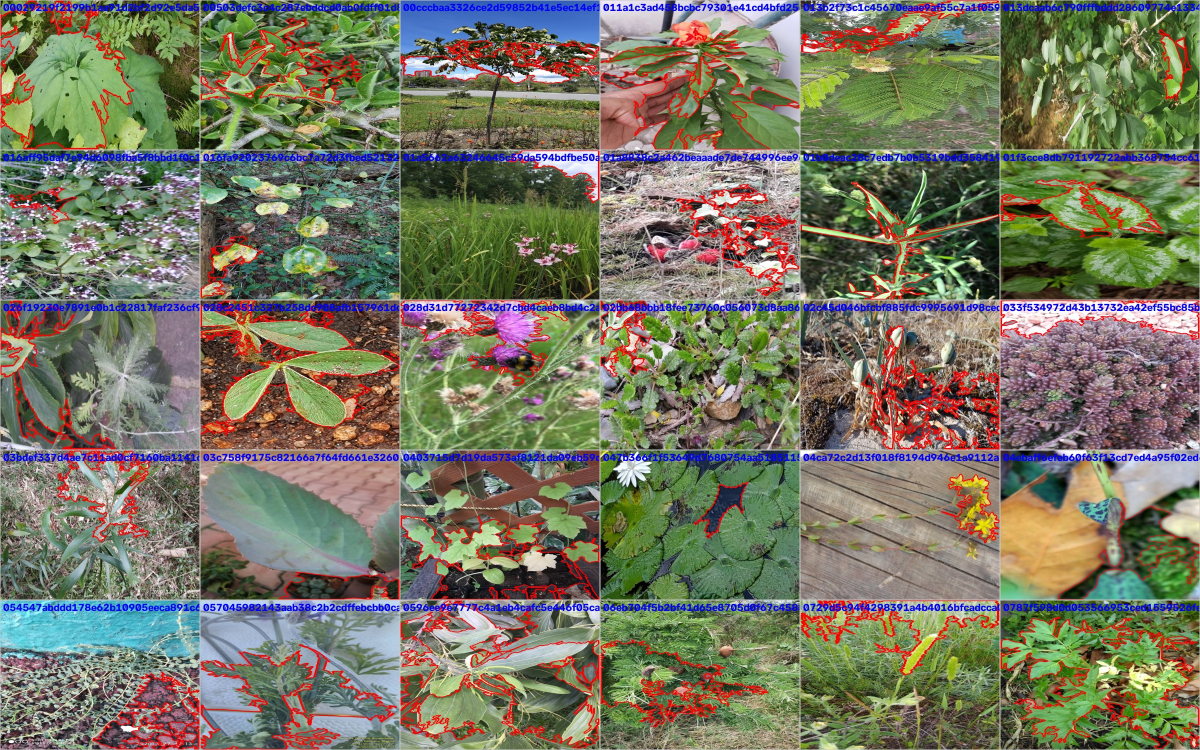
#> input picture Segmentation/flavia_prueba30/contact_sheets/sheet_000.jpg, 2400 x 1500 px (shown at 1/2 size); its folder holds only this picture in this run
$ python segment_flavia.py flavia_prueba30/contact_sheets out
#> lines starting #> are read from the running program, lines starting #| are printed output that depends on the picture; after the words box and inside, x2 and y2 are one past the last pixel; in counts of white or black regions, pixels touching at a corner belong together
"""
Batch leaf segmentation for the Flavia dataset (v2).

Pipeline per image:
  1. Estimate the background colour from a frame around the image border.
  2. Compute the per-pixel colour distance to that background (CIELAB, Delta E).
  3. Otsu threshold on the distance map  -> raw mask.
  4. Light morphological cleaning (small opening/closing, to keep serration).
  5. Keep the largest connected component and fill its holes.

Outputs: binary masks, contact sheets with the contour overlaid (aspect ratio
preserved), and metrics.csv with quality flags computed on the RAW mask, i.e.
before the largest-component / hole-filling steps hide the problems.
"""
import argparse
from pathlib import Path

import cv2
import numpy as np
import pandas as pd

FRAME_PX = 30      # width of the border frame used to estimate the background
IGNORE_PX = 4      # outermost pixels ignored (scanner edge artefacts)


def parse_args():
    """
    Parse command-line arguments.
    Returns:
        - input_dir (Path): folder containing Flavia JPEG images
        - output_dir (Path): folder where masks, contact sheets and metrics are saved
        - open_px (int): radius of the morphological opening (noise removal)
        - close_px (int): radius of the morphological closing (small gaps)
        - sample (int): if set, process only this many images (uniform sampling)
    """
    p = argparse.ArgumentParser(description="Batch segmentation - Flavia dataset")
    p.add_argument("input_dir", type=Path)
    p.add_argument("output_dir", type=Path)
    p.add_argument("--open-px", type=int, default=1, help="Opening radius (px)")
    p.add_argument("--close-px", type=int, default=2, help="Closing radius (px)")
    p.add_argument("--sample", type=int, default=None, help="Process only N images")
    return p.parse_args()


def background_distance(bgr):
    """
    Colour distance of every pixel to the page background.

    The background colour is the per-channel median of a frame around the image
    border (the leaf never reaches it in Flavia). Working in CIELAB and with the
    distance to the background, instead of a grey-level threshold, keeps pale or
    glossy parts of the leaf (specular highlights, yellowish zones) in the mask,
    since they are dark/saturated *relative to the page* in colour even when their
    grey level is close to white.

    Parameters:
        - bgr (np.ndarray): image in BGR format

    Returns:
        - dist (np.ndarray): float32 map, Delta E to the background colour
        - bg_lab (np.ndarray): estimated background colour (L, a, b)
        - bg_std (float): mean per-channel std of the border frame (background uniformity)
    """
    lab = cv2.cvtColor(cv2.GaussianBlur(bgr, (5, 5), 0), cv2.COLOR_BGR2LAB).astype(np.float32)
    h, w = lab.shape[:2]
    frame = np.zeros((h, w), bool)
    frame[:FRAME_PX, :] = frame[-FRAME_PX:, :] = True
    frame[:, :FRAME_PX] = frame[:, -FRAME_PX:] = True
    bg = np.median(lab[frame], axis=0)
    bg_std = float(lab[frame].std(axis=0).mean())
    return np.sqrt(((lab - bg) ** 2).sum(-1)), bg, bg_std


def segment_leaf(bgr, open_px=1, close_px=2):
    """
    Segment a single leaf image.

    Parameters:
        - bgr (np.ndarray): image in BGR format as loaded by cv2.imread
        - open_px (int): radius of the morphological opening
        - close_px (int): radius of the morphological closing

    Returns:
        - mask (np.ndarray): final binary mask (uint8, 0/255), single component, no holes
        - info (dict): intermediate quantities used by compute_metrics:
            - raw (np.ndarray): mask after Otsu + morphology, before component selection
            - thr (float): Otsu threshold on the Delta E map
            - bg_std (float): std of the border frame used as background reference
    """
    dist, _, bg_std = background_distance(bgr)
    scale = max(float(np.percentile(dist, 99.5)), 1.0)
    d8 = np.clip(dist / scale * 255, 0, 255).astype(np.uint8)
    t, raw = cv2.threshold(d8, 0, 255, cv2.THRESH_BINARY + cv2.THRESH_OTSU)
    thr = t / 255 * scale

    raw[:IGNORE_PX, :] = raw[-IGNORE_PX:, :] = 0
    raw[:, :IGNORE_PX] = raw[:, -IGNORE_PX:] = 0

    if open_px > 0:
        k = cv2.getStructuringElement(cv2.MORPH_ELLIPSE, (2*open_px+1, 2*open_px+1))
        raw = cv2.morphologyEx(raw, cv2.MORPH_OPEN, k)
    if close_px > 0:
        k = cv2.getStructuringElement(cv2.MORPH_ELLIPSE, (2*close_px+1, 2*close_px+1))
        raw = cv2.morphologyEx(raw, cv2.MORPH_CLOSE, k)

    n, labels, stats, _ = cv2.connectedComponentsWithStats(raw, connectivity=8)
    mask = np.zeros_like(raw)
    if n > 1:
        mask = np.where(labels == 1 + np.argmax(stats[1:, cv2.CC_STAT_AREA]), 255, 0).astype(np.uint8)
        cs, _ = cv2.findContours(mask, cv2.RETR_EXTERNAL, cv2.CHAIN_APPROX_NONE)
        mask = np.zeros_like(raw)
        cv2.drawContours(mask, cs, -1, 255, cv2.FILLED)   # fills holes, keeps the outer boundary

    return mask, {"raw": raw, "thr": thr, "bg_std": bg_std}


def compute_metrics(mask, info, name):
    """
    Quality metrics and warning flags. They are computed on the raw mask where it
    matters, because the final mask is a single component without holes by construction.

    Parameters:
        - mask (np.ndarray): final mask returned by segment_leaf
        - info (dict): second value returned by segment_leaf
        - name (str): image filename

    Returns:
        - dict with: name, area_frac, n_raw_components, second_ratio (2nd/1st component area
          in the raw mask), hole_frac (area added by hole filling / final area), solidity,
          frame_frac (fraction of the background-reference frame that is leaf), touches_border,
          flags (pipe-separated), exclude (bool: flags that invalidate the measurements)
    """
    h, w = mask.shape
    area = float((mask > 0).sum())
    raw = info["raw"]

    n, _, stats, _ = cv2.connectedComponentsWithStats(raw, connectivity=8)
    areas = sorted(stats[1:, cv2.CC_STAT_AREA], reverse=True) or [0]
    second_ratio = areas[1] / areas[0] if len(areas) > 1 and areas[0] else 0.0
    hole_frac = max(0.0, (area - float((raw > 0).sum() - sum(areas[1:]))) / area) if area else 0.0

    cs, _ = cv2.findContours(mask, cv2.RETR_EXTERNAL, cv2.CHAIN_APPROX_NONE)
    solidity = 0.0
    if cs:
        hull_area = cv2.contourArea(cv2.convexHull(max(cs, key=cv2.contourArea)))
        solidity = area / hull_area if hull_area > 0 else 0.0

    frame = np.zeros((h, w), bool)
    frame[:FRAME_PX, :] = frame[-FRAME_PX:, :] = True
    frame[:, :FRAME_PX] = frame[:, -FRAME_PX:] = True
    frame_frac = float((raw[frame] > 0).mean())

    m = IGNORE_PX + 2
    border = bool(mask[:m].any() or mask[-m:].any() or mask[:, :m].any() or mask[:, -m:].any())

    f = []
    area_frac = area / (h * w)
    if area_frac < 0.01 or area_frac > 0.90:
        f.append("area_frac")
    if second_ratio > 0.02:
        f.append("second_component")
    if hole_frac > 0.02:
        f.append("holes_filled")      # typical of glare / pale zones: check the contour
    if frame_frac > 0.002:
        f.append("leaf_near_edge")    # leaf (or debris) inside the background-reference frame
    if border:
        f.append("touches_border")
    # "exclude": flags that really invalidate the measurements (truncated leaf, extra objects, absurd area).
    # leaf_near_edge and holes_filled are informational: on a 24-image check of flagged Flavia images
    # (all of them) the contour was correct, see README.md.
    exclude = border or second_ratio > 0.02 or (area_frac < 0.01 or area_frac > 0.90)
    return {"name": name, "area_frac": round(area_frac, 4), "n_raw_components": n - 1,
            "second_ratio": round(second_ratio, 4), "hole_frac": round(hole_frac, 4),
            "solidity": round(solidity, 4), "frame_frac": round(frame_frac, 4),
            "bg_std": round(info["bg_std"], 3), "touches_border": border, "flags": "|".join(f),
            "exclude": bool(exclude)}


def make_overlay(bgr, mask):
    """
    Original image with the leaf contour drawn in red. Thickness is proportional to the
    image size, so that it is still visible after the image is reduced for the contact sheet.

    Parameters:
        - bgr (np.ndarray): original image
        - mask (np.ndarray): binary mask

    Returns:
        - overlay (np.ndarray): BGR image with the contour
    """
    cs, _ = cv2.findContours(mask, cv2.RETR_EXTERNAL, cv2.CHAIN_APPROX_NONE)
    ov = bgr.copy()
    cv2.drawContours(ov, cs, -1, (0, 0, 255), max(3, bgr.shape[1] // 250))
    return ov


def save_contact_sheet(tiles, names, sheet_index, output_dir, cols=6, thumb=(400, 300)):
    """
    Build and save a contact sheet. The aspect ratio of the images is preserved and each
    tile is labelled with the image name.

    Parameters:
        - tiles (list of np.ndarray): overlay images (BGR)
        - names (list of str): image names, written on each tile
        - sheet_index (int): index of the sheet, used in the file name
        - output_dir (Path): root output folder; sheets go to output_dir/contact_sheets/
        - cols (int): number of columns
        - thumb (tuple): (width, height) of each tile in px
    """
    d = output_dir / "contact_sheets"
    d.mkdir(parents=True, exist_ok=True)
    tw, th = thumb
    rows = (len(tiles) + cols - 1) // cols
    canvas = np.full((rows * th, cols * tw, 3), 255, np.uint8)
    for i, (t, nm) in enumerate(zip(tiles, names)):
        t = cv2.resize(t, (tw, th), interpolation=cv2.INTER_AREA)
        cv2.putText(t, nm, (6, 22), cv2.FONT_HERSHEY_SIMPLEX, 0.7, (255, 0, 0), 2)
        r, c = divmod(i, cols)
        canvas[r*th:(r+1)*th, c*tw:(c+1)*tw] = t
        cv2.rectangle(canvas, (c*tw, r*th), ((c+1)*tw-1, (r+1)*th-1), (200, 200, 200), 1)
    cv2.imwrite(str(d / f"sheet_{sheet_index:03d}.jpg"), canvas)


def main():
    args = parse_args()
    out = args.output_dir
    (out / "masks").mkdir(parents=True, exist_ok=True)
    images = sorted(args.input_dir.glob("*.jpg"))
    if args.sample:
        images = images[::max(1, len(images) // args.sample)]

    rows, tiles, names, sheet = [], [], [], 0
    per_sheet = 30
    for p in images:
        bgr = cv2.imread(str(p))
#> bgr is the input picture: shape (1500, 2400, 3); mean B, G, R 98.7, 118.3, 119.5
        if bgr is None:
            print(f"Could not read {p.name}, skipping.")
            continue
        mask, info = segment_leaf(bgr, args.open_px, args.close_px)
#> in background_distance, `bg = np.median(lab[frame], axis=0)`: bg = [120, 126, 138]
#> in background_distance, `bg_std = float(lab[frame].std(axis=0).mean())`: bg_std = 34.1
#> in segment_leaf, `dist, _, bg_std = background_distance(bgr)`:
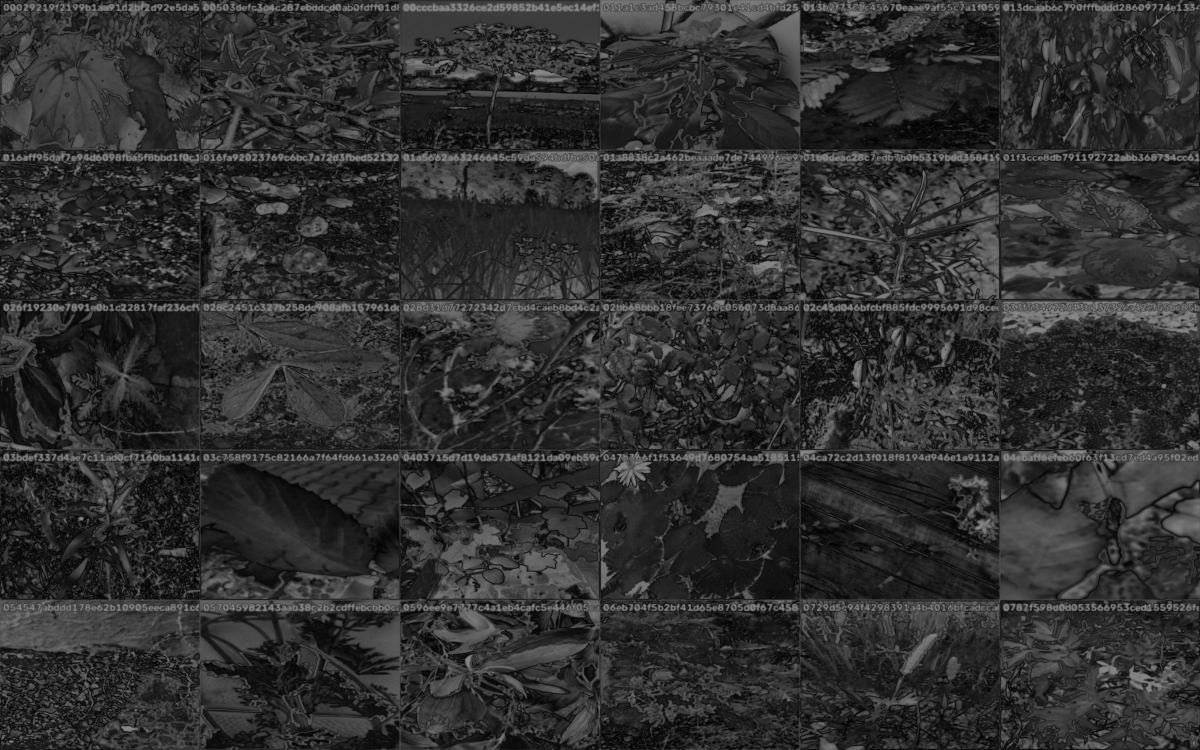
#> dist: shape (1500, 2400) float32 (shown at 1/2 size); min 0, max 143.3, mean 48.7
#> in segment_leaf, `scale = max(float(np.percentile(dist, 99.5)), 1.0)`: scale = 128.2
#> in segment_leaf, `t, raw = cv2.threshold(d8, 0, 255, cv2.THRESH_BINARY + cv2.THRESH_OTSU)`:
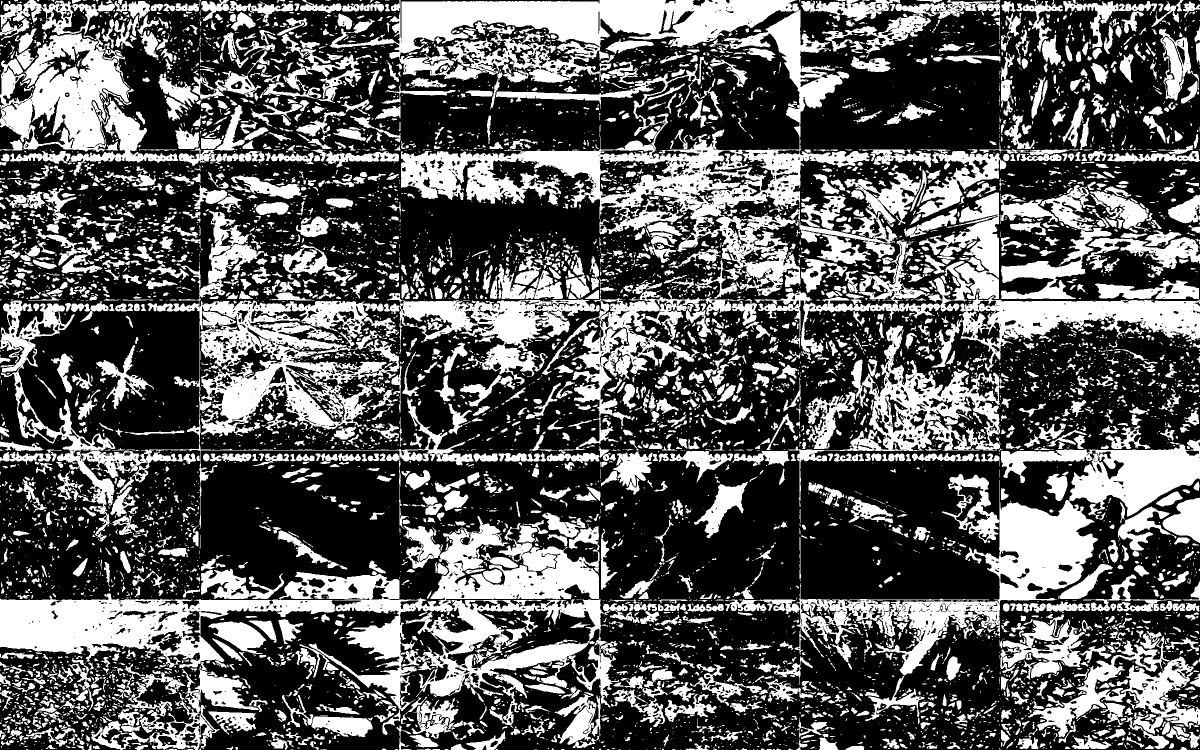
#> raw: shape (1500, 2400) (shown at 1/2 size); 36.3% white; 8108 white regions (5209 under 20 px), largest, box (x1, y1, x2, y2) and area: (659, 0, 1739, 598) 166259, (0, 1032, 1238, 1470) 132152, (1450, 879, 2400, 1351) 83995
#> in segment_leaf, `t, raw = cv2.threshold(d8, 0, 255, cv2.THRESH_BINARY + cv2.THRESH_OTSU)`: t = 108
#> in segment_leaf, `thr = t / 255 * scale`: thr = 54.29
#> in segment_leaf, `n, labels, stats, _ = cv2.connectedComponentsWithStats(raw, connectivi..`:
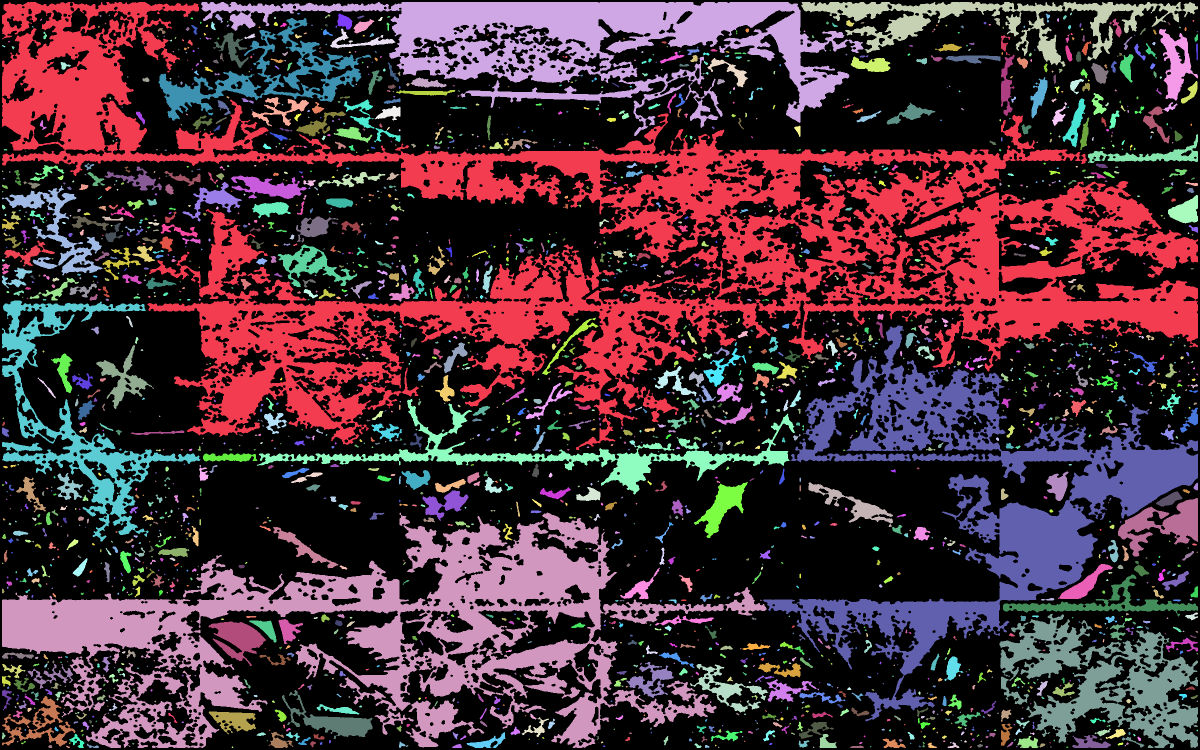
#> labels: shape (1500, 2400) int32 (shown at 1/2 size); 2526 distinct labels, from 0 to 2525; one colour per label, 0 black
#> in segment_leaf, `n, labels, stats, _ = cv2.connectedComponentsWithStats(raw, connectivi..`: n = 2526; stats = 2526 rows, first 6: [0, 0, 2400, 1500, 2227343], [4, 4, 2392, 896, 476890], [402, 4, 1325, 268, 107429], [1602, 4, 794, 130, 24726], [458, 9, 1, 1, 1], [2140, 25, 4, 6, 14]
#> in segment_leaf, `cs, _ = cv2.findContours(mask, cv2.RETR_EXTERNAL, cv2.CHAIN_APPROX_NONE)`: cs = 1 contour; box (x1, y1, x2, y2) and area: (4, 4, 2396, 900) 604300
#> in segment_leaf, `cv2.drawContours(mask, cs, -1, 255, cv2.FILLED)`:
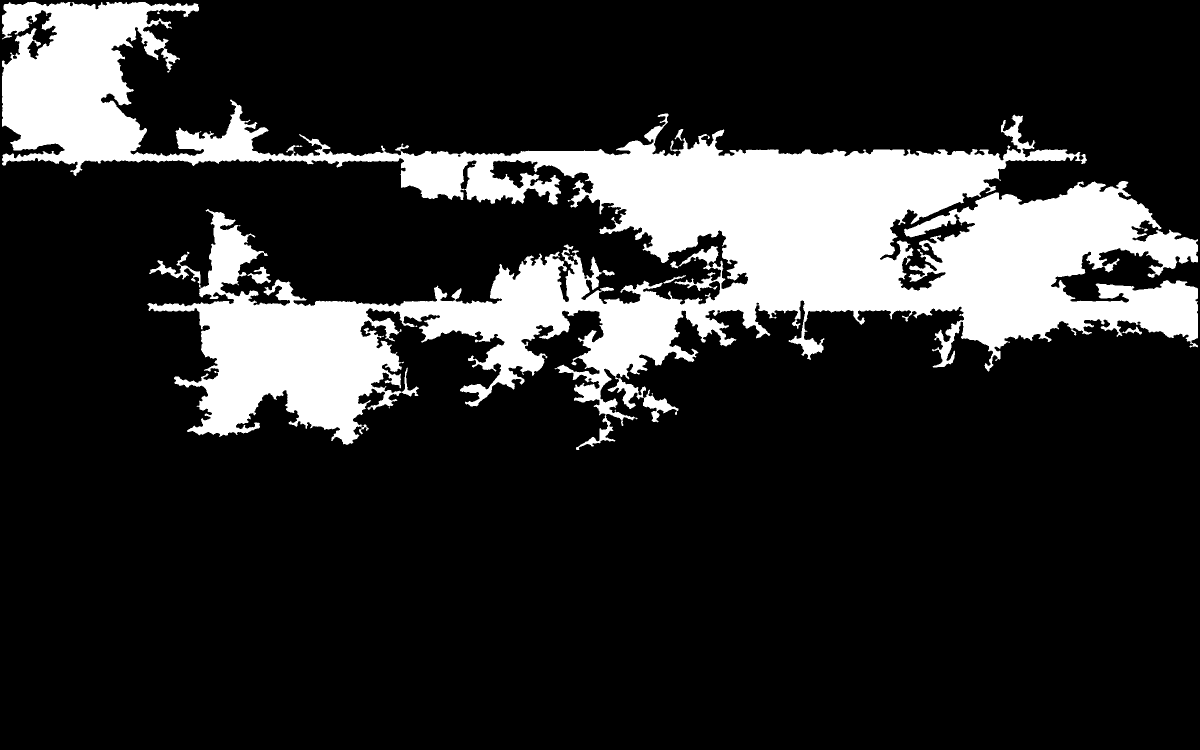
#> mask: shape (1500, 2400) (shown at 1/2 size); 17.2% white; 1 white region
#> info = 3 items
        cv2.imwrite(str(out / "masks" / (p.stem + ".png")), mask)
        rows.append(compute_metrics(mask, info, p.name))
#> in compute_metrics, `area = float((mask > 0).sum())`: area = 620283
#> in compute_metrics, `n, _, stats, _ = cv2.connectedComponentsWithStats(raw, connectivity=8)`: n = 2526
#> in compute_metrics, `areas = sorted(stats[1:, cv2.CC_STAT_AREA], reverse=True) or [0]`: areas = 2525 values, max 476890 at index 0, min 1 at index 2432, mean 543.6
#> in compute_metrics, `second_ratio = areas[1] / areas[0] if len(areas) > 1 and areas[0] else..`: second_ratio = 0.441
#> in compute_metrics, `hole_frac = max(0.0, (area - float((raw > 0).sum() - sum(areas[1:]))) ..`: hole_frac = 0.231
#> in compute_metrics, `hull_area = cv2.contourArea(cv2.convexHull(max(cs, key=cv2.contourArea..`: hull_area = 1581742.5
#> in compute_metrics, `solidity = area / hull_area if hull_area > 0 else 0.0`: solidity = 0.392
#> in compute_metrics, `frame_frac = float((raw[frame] > 0).mean())`: frame_frac = 0.399
#> in compute_metrics, `border = bool(mask[:m].any() or mask[-m:].any() or mask[:, :m].any() o..`: border = True
#> in compute_metrics, `area_frac = area / (h * w)`: area_frac = 0.172
#> in compute_metrics, `exclude = border or second_ratio > 0.02 or (area_frac < 0.01 or area_f..`: exclude = True
        tiles.append(make_overlay(bgr, mask))
        names.append(p.stem)
        if len(tiles) == per_sheet:
            save_contact_sheet(tiles, names, sheet, out)
            tiles, names, sheet = [], [], sheet + 1
    if tiles:
        save_contact_sheet(tiles, names, sheet, out)
#> in save_contact_sheet, `rows = (len(tiles) + cols - 1) // cols`: rows = 1
#> the loop in save_contact_sheet, `for i, (t, nm) in enumerate(zip(tiles, names)):` made 1 pass
#> (nm, r, c) on pass 1: ('sheet_000', 0, 0)
#> pass 1, in save_contact_sheet, `t = cv2.resize(t, (tw, th), interpolation=cv2.INTER_AREA)`:
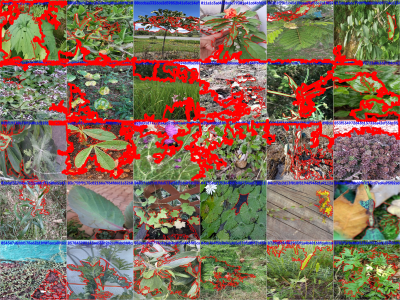
#> t: shape (300, 400, 3); mean of channels 0, 1, 2 90.4, 108.7, 131.6; drawn as B, G, R
#> after the loop in save_contact_sheet, `for i, (t, nm) in enumerate(zip(tiles, names)):`:
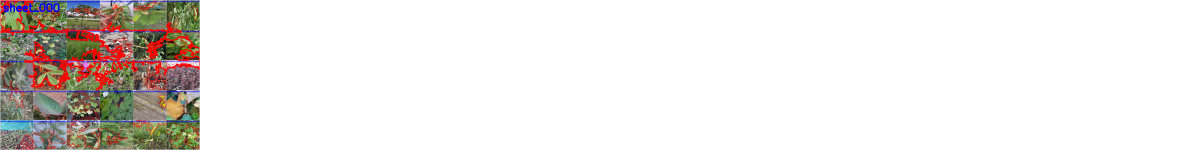
#> canvas: shape (300, 2400, 3) (shown at 1/2 size); mean of channels 0, 1, 2 228, 230.6, 234.4; drawn as B, G, R

    pd.DataFrame(rows).to_csv(out / "metrics.csv", index=False)
    print(f"Done. Processed {len(rows)} images.")
#| Done. Processed 1 images.


if __name__ == "__main__":
    main()
